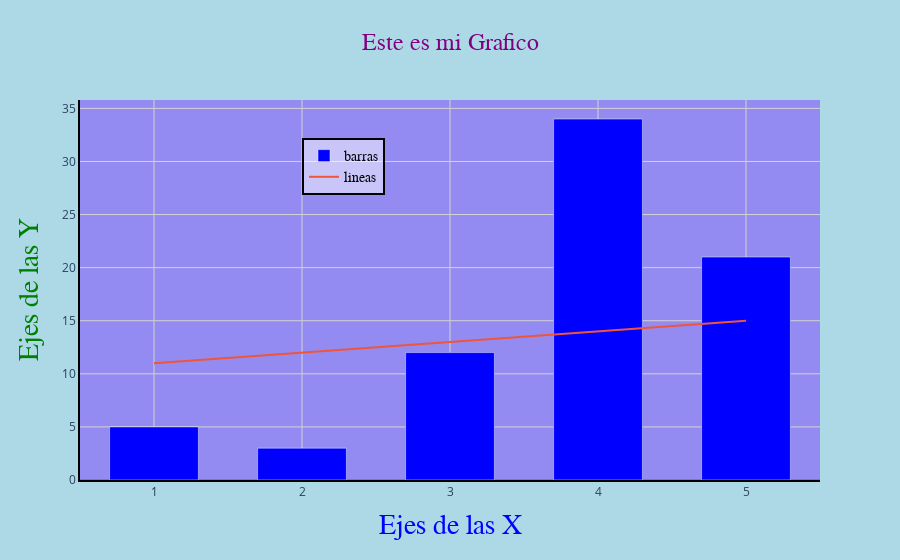

Notebook cell for this chart:
### Code cell
fig.update_traces( selector=dict(name='linea'), line=dict(color='yellow', width=4) )

fig.update_traces( selector=dict(name='barras'), marker=dict(color='blue') )

fig.update_layout( bargap=0.4 )

### Figure 1 — Plotly figure (JSON) as saved in the notebook; plotly's stock layout.template omitted (floating-point values rounded to 4 significant figures)
{"data": [{"marker": {"color": "blue"}, "name": "barras", "type": "bar", "x": [1, 2, 3, 4, 5], "y": [5, 3, 12, 34, 21]}, {"mode": "lines", "name": "lineas", "type": "scatter", "x": [1, 2, 3, 4, 5], "y": [11, 12, 13, 14, 15]}], "layout": {"bargap": 0.4, "legend": {"bgcolor": "rgba(255,255,255,0.5)", "bordercolor": "black", "borderwidth": 2, "font": {"color": "black", "family": "Arial", "size": 14}, "x": 0.3, "y": 0.9}, "paper_bgcolor": "lightblue", "plot_bgcolor": "rgba(123,65,789,0.5)", "title": {"font": {"color": "purple", "family": "Courier New", "size": 24}, "text": "Este es mi Grafico", "x": 0.5, "xanchor": "center"}, "xaxis": {"gridcolor": "lightgray", "linecolor": "black", "linewidth": 2, "showgrid": true, "showline": true, "title": {"font": {"color": "blue", "family": "Courier New", "size": 28}, "text": "Ejes de las X"}, "zeroline": true, "zerolinecolor": "gray"}, "yaxis": {"gridcolor": "lightgray", "linecolor": "black", "linewidth": 2, "showgrid": true, "showline": true, "title": {"font": {"color": "green", "family": "Courier New", "size": 28}, "text": "Ejes de las Y"}, "zeroline": true, "zerolinecolor": "gray"}}}
